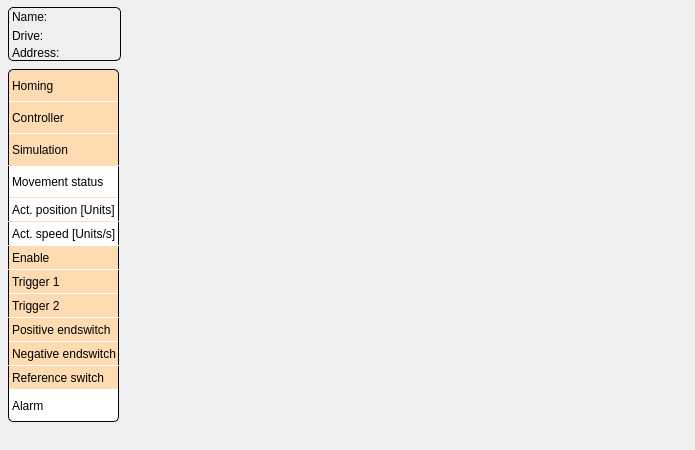
          <widget class="QWidget" name="tab_Motion">
           <attribute name="title">
            <string>Motion</string>
           </attribute>
           <widget class="QWidget" name="widget_Axis" native="true">
            <property name="geometry">
             <rect>
              <x>125</x>
              <y>0</y>
              <width>561</width>
              <height>441</height>
             </rect>
            </property>
            <property name="minimumSize">
             <size>
              <width>0</width>
              <height>0</height>
             </size>
            </property>
           </widget>
           <widget class="QLabel" name="text_Axis_NegEndSw">
            <property name="geometry">
             <rect>
              <x>8</x>
              <y>341</y>
              <width>111</width>
              <height>25</height>
             </rect>
            </property>
            <property name="styleSheet">
             <string notr="true">QLabel{
    background: #FFDBB2;
	border-top: 1px solid white;
	border-left: 1px solid black;
    border-bottom: 1px solid white;
	border-right: 1px solid black;
}</string>
            </property>
            <property name="text">
             <string>Negative endswitch</string>
            </property>
           </widget>
           <widget class="QLabel" name="text_Axis_Address">
            <property name="geometry">
             <rect>
              <x>8</x>
              <y>45</y>
              <width>113</width>
              <height>16</height>
             </rect>
            </property>
            <property name="styleSheet">
             <string notr="true">QLabel{
    background: QLinearGradient( x1: 0, y1: 0, x2: 0, y2: 1,
    stop: 0 #FFAC4D,
    stop: 1 #FF8800 );
	border-top: 0px solid black;
    border-left: 1px solid black;
	border-bottom: 1px solid black;
 	border-bottom-left-radius: 5px;
	border-right: 1px solid black;
	border-bottom-right-radius: 5px;
}</string>
            </property>
            <property name="text">
             <string>Address:</string>
            </property>
           </widget>
           <widget class="QLabel" name="text_Axis_Simulation">
            <property name="geometry">
             <rect>
              <x>8</x>
              <y>133</y>
              <width>111</width>
              <height>33</height>
             </rect>
            </property>
            <property name="styleSheet">
             <string notr="true">QLabel{
    background: #FFDBB2;
	border-top: 1px solid white;
    border-bottom: 1px solid white;
	border-left: 1px solid black;
	border-right: 1px solid black;
}</string>
            </property>
            <property name="text">
             <string>Simulation</string>
            </property>
           </widget>
           <widget class="QLabel" name="text_Axis_Name">
            <property name="geometry">
             <rect>
              <x>8</x>
              <y>7</y>
              <width>113</width>
              <height>19</height>
             </rect>
            </property>
            <property name="styleSheet">
             <string notr="true">QLabel{
    background: QLinearGradient( x1: 0, y1: 0, x2: 0, y2: 1,
    stop: 0 #ffffff,
    stop: 1 #FFDBB2 );
	border-top: 1px solid black;
	border-left: 1px solid black;
 	border-top-left-radius: 5px;
	border-right: 1px solid black;
	border-top-right-radius: 5px;
}</string>
            </property>
            <property name="text">
             <string>Name:</string>
            </property>
           </widget>
           <widget class="QLabel" name="text_Axis_Controller">
            <property name="geometry">
             <rect>
              <x>8</x>
              <y>101</y>
              <width>111</width>
              <height>33</height>
             </rect>
            </property>
            <property name="styleSheet">
             <string notr="true">QLabel{
    background: #FFDBB2;
	border-top:1px solid white;
    border-bottom: 1px solid white;
	border-right: 1px solid black;
	border-left: 1px solid black;
}</string>
            </property>
            <property name="text">
             <string>Controller</string>
            </property>
           </widget>
           <widget class="QLabel" name="text_Axis_Trigger2">
            <property name="geometry">
             <rect>
              <x>8</x>
              <y>293</y>
              <width>111</width>
              <height>25</height>
             </rect>
            </property>
            <property name="styleSheet">
             <string notr="true">QLabel{
    background: #FFDBB2;
	border-top: 1px solid white;
	border-left: 1px solid black;
    border-bottom: 1px solid white;
	border-right: 1px solid black;
}</string>
            </property>
            <property name="text">
             <string>Trigger 2</string>
            </property>
           </widget>
           <widget class="QLabel" name="text_Axis_Alarm">
            <property name="geometry">
             <rect>
              <x>8</x>
              <y>389</y>
              <width>111</width>
              <height>33</height>
             </rect>
            </property>
            <property name="styleSheet">
             <string notr="true">QLabel{
    background: white;
	border-top: 1px solid white;	
	border-bottom: 1px solid black;
	border-left: 1px solid black;
	border-right: 1px solid black;
 	border-bottom-left-radius: 5px;
	border-bottom-right-radius: 5px;
}</string>
            </property>
            <property name="text">
             <string>Alarm</string>
            </property>
           </widget>
           <widget class="QLabel" name="text_Axis_Homing">
            <property name="geometry">
             <rect>
              <x>8</x>
              <y>69</y>
              <width>111</width>
              <height>33</height>
             </rect>
            </property>
            <property name="styleSheet">
             <string notr="true">QLabel{
    background: #FFDBB2;
	border-top: 1px solid black;	
	border-bottom: 1px solid white;
	border-left: 1px solid black;
	border-right: 1px solid black;
 	border-top-left-radius: 5px;
	border-top-right-radius: 5px;
}</string>
            </property>
            <property name="text">
             <string>Homing</string>
            </property>
           </widget>
           <widget class="QLabel" name="text_Axis_Position">
            <property name="geometry">
             <rect>
              <x>8</x>
              <y>197</y>
              <width>111</width>
              <height>25</height>
             </rect>
            </property>
            <property name="styleSheet">
             <string notr="true">QLabel{
    background: white;
	border-top: 1px solid #FFDBB2;
	border-left: 1px solid black;
    border-bottom: 1px solid #FFDBB2;
	border-right: 1px solid black;
}</string>
            </property>
            <property name="text">
             <string>Act. position [Units]</string>
            </property>
           </widget>
           <widget class="QLabel" name="text_Axis_PosEndSw">
            <property name="geometry">
             <rect>
              <x>8</x>
              <y>317</y>
              <width>111</width>
              <height>25</height>
             </rect>
            </property>
            <property name="styleSheet">
             <string notr="true">QLabel{
    background: #FFDBB2;
	border-top: 1px solid white;
	border-left: 1px solid black;
    border-bottom: 1px solid white;
	border-right: 1px solid black;
}</string>
            </property>
            <property name="text">
             <string>Positive endswitch</string>
            </property>
           </widget>
           <widget class="QLabel" name="text_Axis_RefSw">
            <property name="geometry">
             <rect>
              <x>8</x>
              <y>365</y>
              <width>111</width>
              <height>25</height>
             </rect>
            </property>
            <property name="styleSheet">
             <string notr="true">QLabel{
    background: #FFDBB2;
	border-top: 1px solid white;
	border-left: 1px solid black;
    border-bottom: 1px solid white;
	border-right: 1px solid black;
}</string>
            </property>
            <property name="text">
             <string>Reference switch</string>
            </property>
           </widget>
           <widget class="QLabel" name="text_Axis_Speed">
            <property name="geometry">
             <rect>
              <x>8</x>
              <y>221</y>
              <width>111</width>
              <height>25</height>
             </rect>
            </property>
            <property name="styleSheet">
             <string notr="true">QLabel{
    background: white;
	border-top: 1px solid #FFDBB2;
	border-left: 1px solid black;
    border-bottom: 1px solid #FFDBB2;
	border-right: 1px solid black;
}</string>
            </property>
            <property name="text">
             <string>Act. speed [Units/s]</string>
            </property>
           </widget>
           <widget class="QLabel" name="text_Axis_Movement">
            <property name="geometry">
             <rect>
              <x>8</x>
              <y>165</y>
              <width>111</width>
              <height>33</height>
             </rect>
            </property>
            <property name="styleSheet">
             <string notr="true">QLabel{
    background: white;
	border-top: 1px solid #FFDBB2;
	border-left: 1px solid black;
    border-bottom: 1px solid #FFDBB2;
	border-right: 1px solid black;
}</string>
            </property>
            <property name="text">
             <string>Movement status</string>
            </property>
           </widget>
           <widget class="QLabel" name="text_Axis_Drive">
            <property name="geometry">
             <rect>
              <x>8</x>
              <y>26</y>
              <width>113</width>
              <height>19</height>
             </rect>
            </property>
            <property name="styleSheet">
             <string notr="true">QLabel{
    background: QLinearGradient( x1: 0, y1: 0, x2: 0, y2: 1,
    stop: 0 #FFDBB2,
	stop: 0.4999 #FFCF99,
	stop: 0.5 #FFB866,
    stop: 1 #FFAC4D );
	border-top: 0px solid white;
	border-left: 1px solid black;
	border-right: 1px solid black;
}</string>
            </property>
            <property name="text">
             <string>Drive:</string>
            </property>
           </widget>
           <widget class="QLabel" name="text_Axis_Enable">
            <property name="geometry">
             <rect>
              <x>8</x>
              <y>245</y>
              <width>111</width>
              <height>25</height>
             </rect>
            </property>
            <property name="styleSheet">
             <string notr="true">QLabel{
    background: #FFDBB2;
	border-top: 1px solid white;
	border-left: 1px solid black;
    border-bottom: 1px solid white;
	border-right: 1px solid black;
}</string>
            </property>
            <property name="text">
             <string>Enable</string>
            </property>
           </widget>
           <widget class="QLabel" name="text_Axis_Trigger1">
            <property name="geometry">
             <rect>
              <x>8</x>
              <y>269</y>
              <width>111</width>
              <height>25</height>
             </rect>
            </property>
            <property name="styleSheet">
             <string notr="true">QLabel{
    background: #FFDBB2;
	border-top: 1px solid white;
	border-left: 1px solid black;
    border-bottom: 1px solid white;
	border-right: 1px solid black;
}</string>
            </property>
            <property name="text">
             <string>Trigger 1</string>
            </property>
           </widget>
          </widget>
